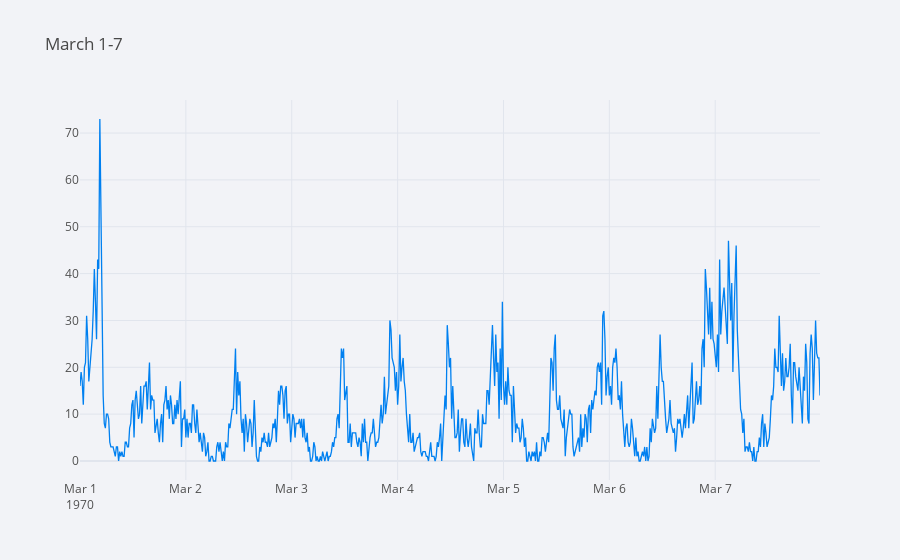

This figure's notebook cell:
### Markdown cell above
Looking at logins on a monthly scale, we can see that there are generally two peak time periods per day. One occurs between approximately 11:00 - 1:00, and the other occurs at night between 21:00 and 23:00. There are further spikes in usage on weekend afternoons.

### Code cell
resampledf_min['1970-03-01':'1970-03-7'].iplot(kind='line', title='March 1-7')

### Figure 1 — Plotly figure (JSON) as saved in the notebook; plotly's stock layout.template omitted (floating-point values rounded to 4 significant figures; data arrays with more than 128 entries replaced by an {"elided": "..."} marker saying what was removed)
{"data": [{"line": {"color": "rgba(0, 128, 240, 1.0)", "dash": "solid", "shape": "linear", "width": 1.3}, "mode": "lines", "name": "login_count", "text": "", "type": "scatter", "x": {"elided": "672 str values"}, "y": {"elided": "672 int values"}}], "layout": {"legend": {"bgcolor": "#F2F3F7", "font": {"color": "#505050"}}, "paper_bgcolor": "#F2F3F7", "plot_bgcolor": "#F2F3F7", "title": {"font": {"color": "#484848"}, "text": "March 1-7"}, "xaxis": {"gridcolor": "#E1E5ED", "showgrid": true, "tickfont": {"color": "#505050"}, "title": {"font": {"color": "#505050"}, "text": ""}, "zerolinecolor": "#E1E5ED"}, "yaxis": {"gridcolor": "#E1E5ED", "showgrid": true, "tickfont": {"color": "#505050"}, "title": {"font": {"color": "#505050"}, "text": ""}, "zerolinecolor": "#E1E5ED"}}}
